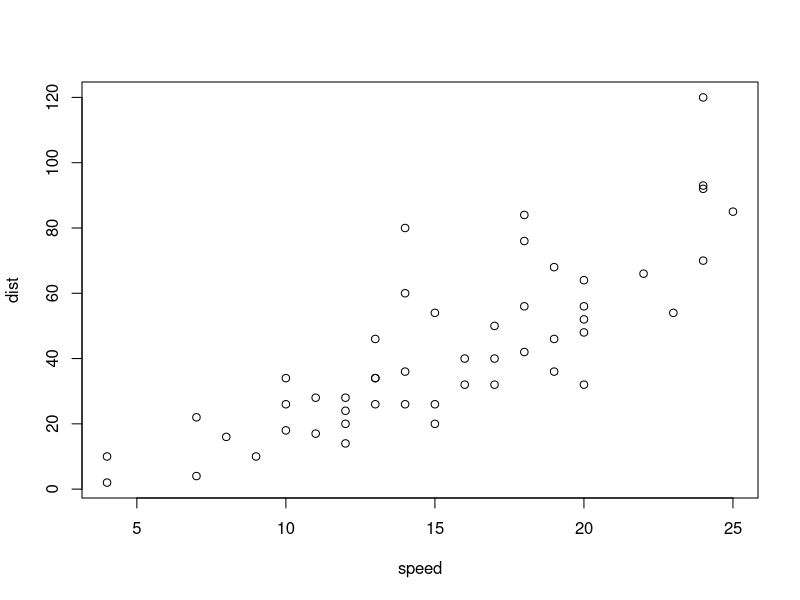
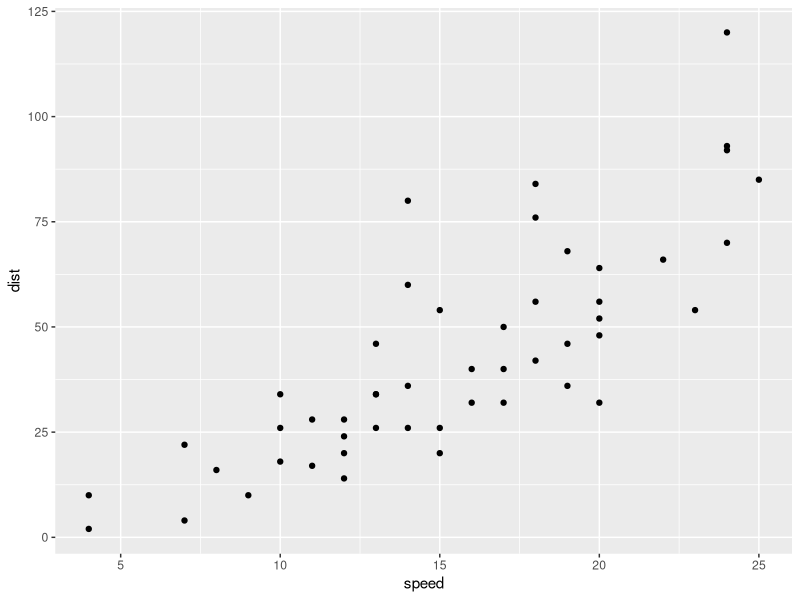
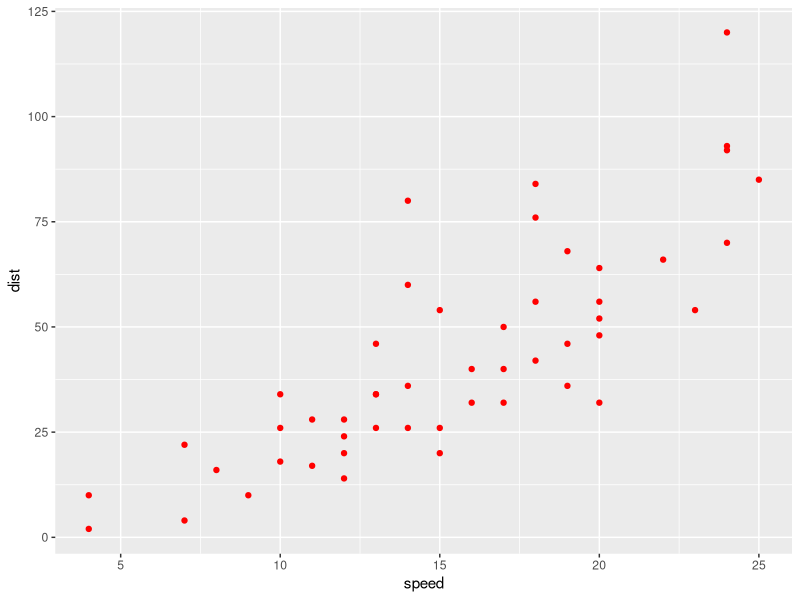
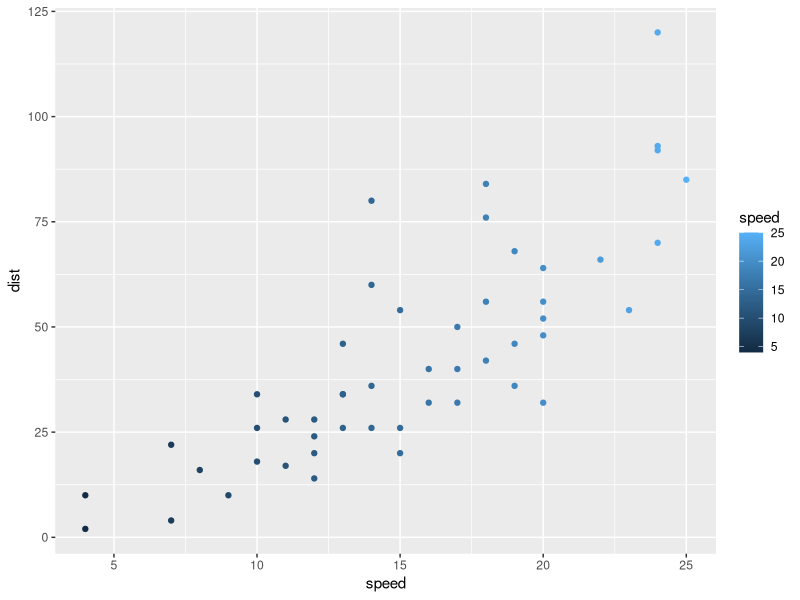
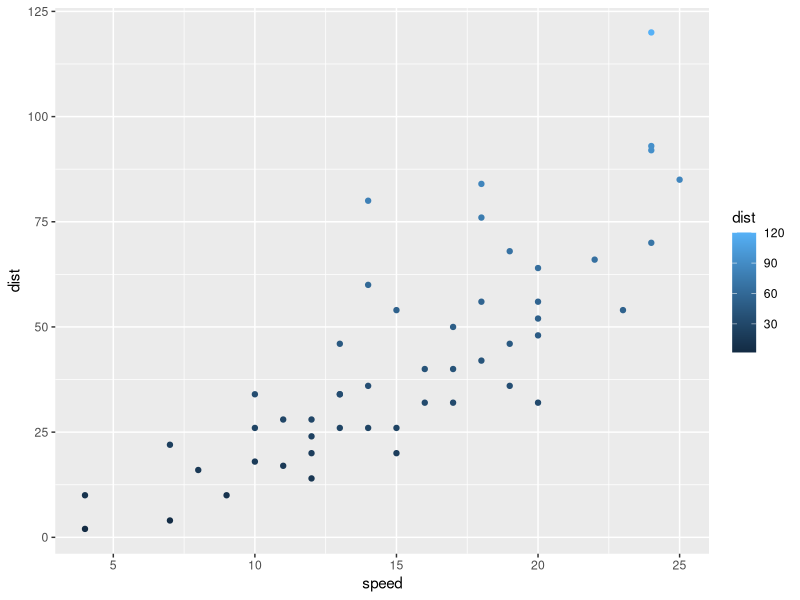
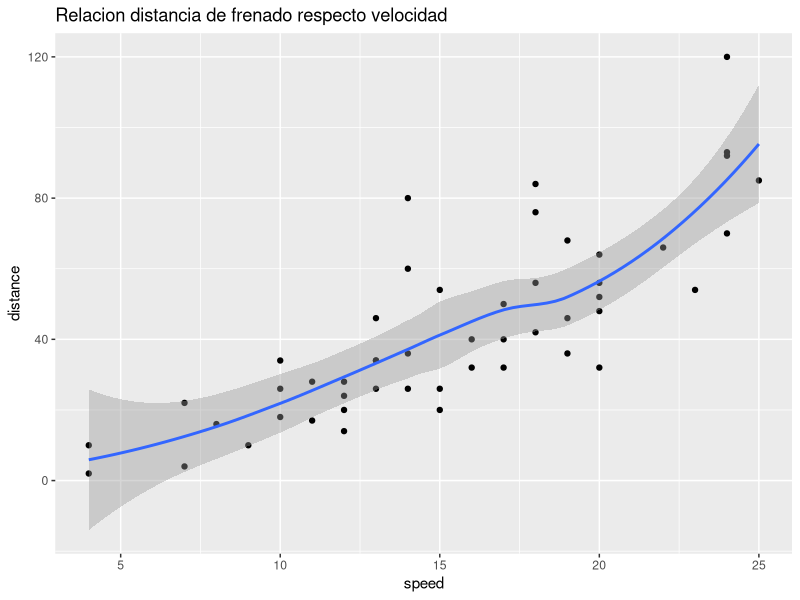
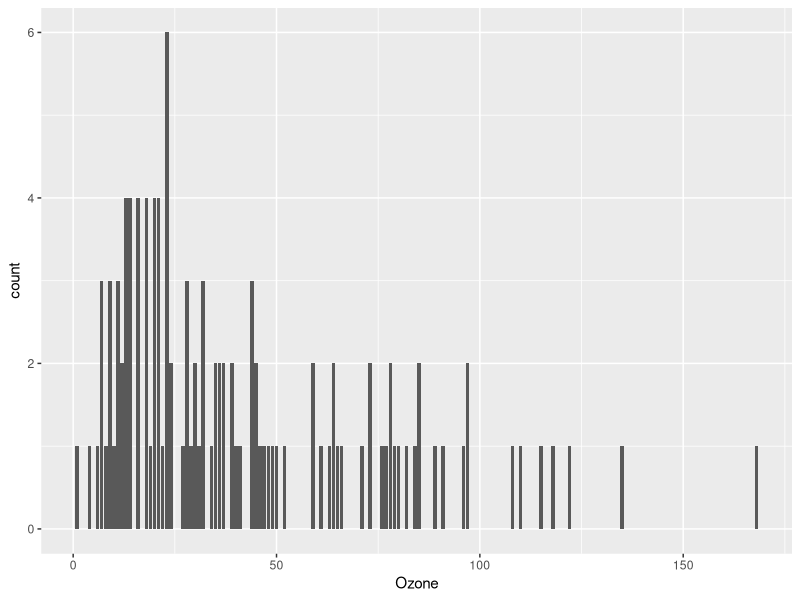
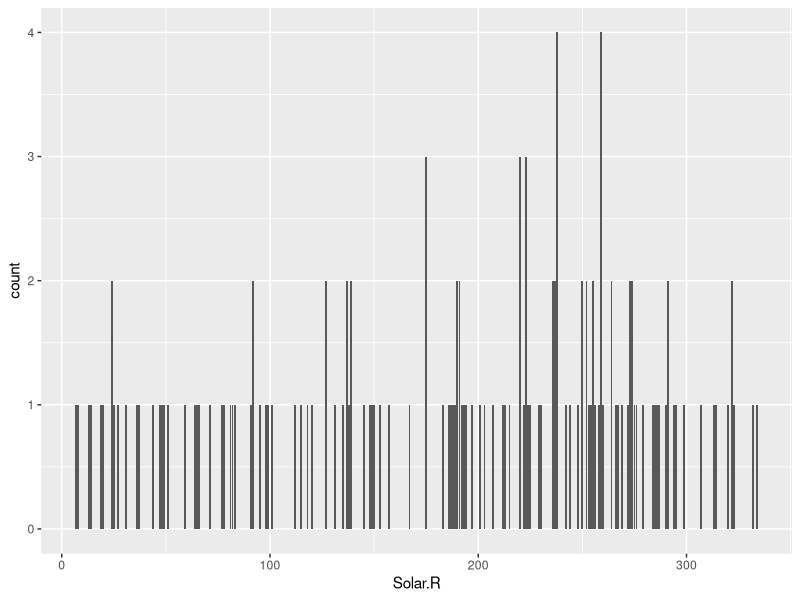

Write the R code that produced these figures, in order.
## ---- chunk 1
knitr::opts_chunk$set(echo = TRUE, warning = FALSE)
## ---- chunk 2
library(tidyr)
library(ggplot2)
library(dplyr)
library(cowplot)
## ---- chunk 3
head(cars)
## ---- chunk 4
summary(cars)
## ---- chunk 5
plot(cars)
## ---- chunk 6
cars %>% ggplot(aes(x=speed, y=dist)) + 
  geom_point() 
## ---- chunk 7
cars %>% ggplot(aes(x=speed, y=dist)) + 
  geom_point(colour="red") 
## ---- chunk 8
cars %>% ggplot(aes(x=speed, y=dist,colour=speed)) + 
  geom_point() 
## ---- chunk 9
cars %>% ggplot(aes(x=speed, y=dist, colour=dist)) + 
  geom_point() 
## ---- chunk 10
cars %>% ggplot(aes(speed, dist)) + 
  geom_point() +
  geom_smooth() +
  labs(x = "speed", y = "distance", title="Relacion distancia de frenado respecto velocidad")
## ---- chunk 11
head(airquality)
## ---- chunk 12
summary(airquality)
## ---- chunk 13
# Variable Ozone
airquality %>% 
  ggplot(aes(Ozone)) + 
  geom_bar() 

# Variable Radiacion Solar
airquality %>% 
  ggplot(aes(Solar.R)) + 
  geom_bar() 

# Variable Viento
airquality %>% 
  ggplot(aes(Wind)) + 
  geom_bar() 

# Variable Temperatura
airquality %>% 
  ggplot(aes(Temp)) + 
  geom_bar()
## ---- chunk 14
p1 <-- airquality %>% ggplot(aes(Ozone)) + geom_bar()
p2 <-- airquality %>% ggplot(aes(Solar.R)) + geom_bar() 
p3 <-- airquality %>% ggplot(aes(Wind)) + geom_bar()
p4 <-- airquality %>% ggplot(aes(Temp)) + geom_bar()
plot_grid(p1, p2, p3, p4)

# otra forma
airquality %>% select(1:4) %>%
  gather() %>% 
  ggplot(aes(value)) +
  facet_wrap(~ key, scales = "free") +
  geom_bar() 
## ---- chunk 15
airquality %>% select(1:4) %>%
  gather() %>% 
  ggplot(aes(value)) +
  facet_wrap(~ key, scales = "free") +
  geom_density() 
## ---- chunk 16
airquality %>% select(1:4) %>%
  gather(-Ozone, key = "var", value = "value") %>%
  ggplot(aes(x = value, y = Ozone)) +
  geom_point() +
  stat_smooth() +
  facet_wrap(~ var, scales = "free") +
  theme_bw()
